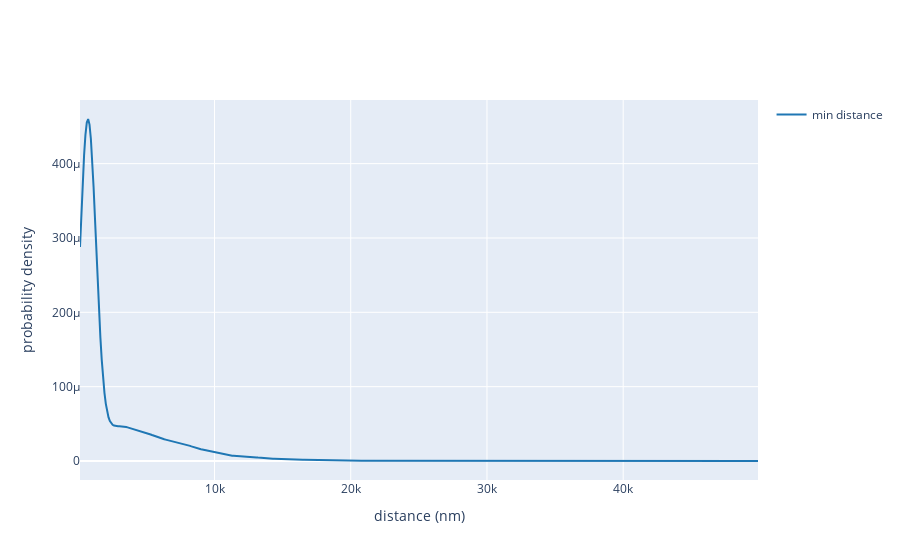

Write notebook code for a chart like this one.
### Code cell
gmm2 = GaussianMixture(n_components=4)
gmm2.fit(np.transpose([nm_m_edges]))
fig = ff.create_distplot([nm_m_edges],['min distance'],show_hist=False,show_rug=False)
min_ind = np.argmin(gmm2.means_)
# fig.add_shape(type="line",x0=gmm2.means_[min_ind][0],y0=0,x1=gmm2.means_[min_ind][0],y1=0.001)
fig.update_xaxes(title="distance (nm)")
fig.update_yaxes(title="probability density")
fig.show()
std = np.sqrt(gmm2.covariances_[min_ind][0][0])
m = gmm2.means_[min_ind][0]
m,std

### Figure 1 — Plotly figure (JSON) as saved in the notebook; plotly's stock layout.template omitted (floating-point values rounded to 4 significant figures; data arrays with more than 128 entries replaced by an {"elided": "..."} marker saying what was removed)
{"data": [{"legendgroup": "min distance", "marker": {"color": "rgb(31, 119, 180)"}, "mode": "lines", "name": "min distance", "showlegend": true, "type": "scatter", "x": {"elided": "500 float values"}, "xaxis": "x", "y": {"elided": "500 float values"}, "yaxis": "y"}], "layout": {"autosize": true, "barmode": "overlay", "hovermode": "closest", "legend": {"traceorder": "reversed"}, "xaxis": {"anchor": "y2", "autorange": true, "domain": [0, 1], "range": [126.4, 49900.0], "title": {"text": "distance (nm)"}, "type": "linear", "zeroline": false}, "yaxis": {"anchor": "free", "autorange": true, "domain": [0, 1], "position": 0, "range": [-2.556e-05, 0.0004856], "title": {"text": "probability density"}, "type": "linear"}}}
